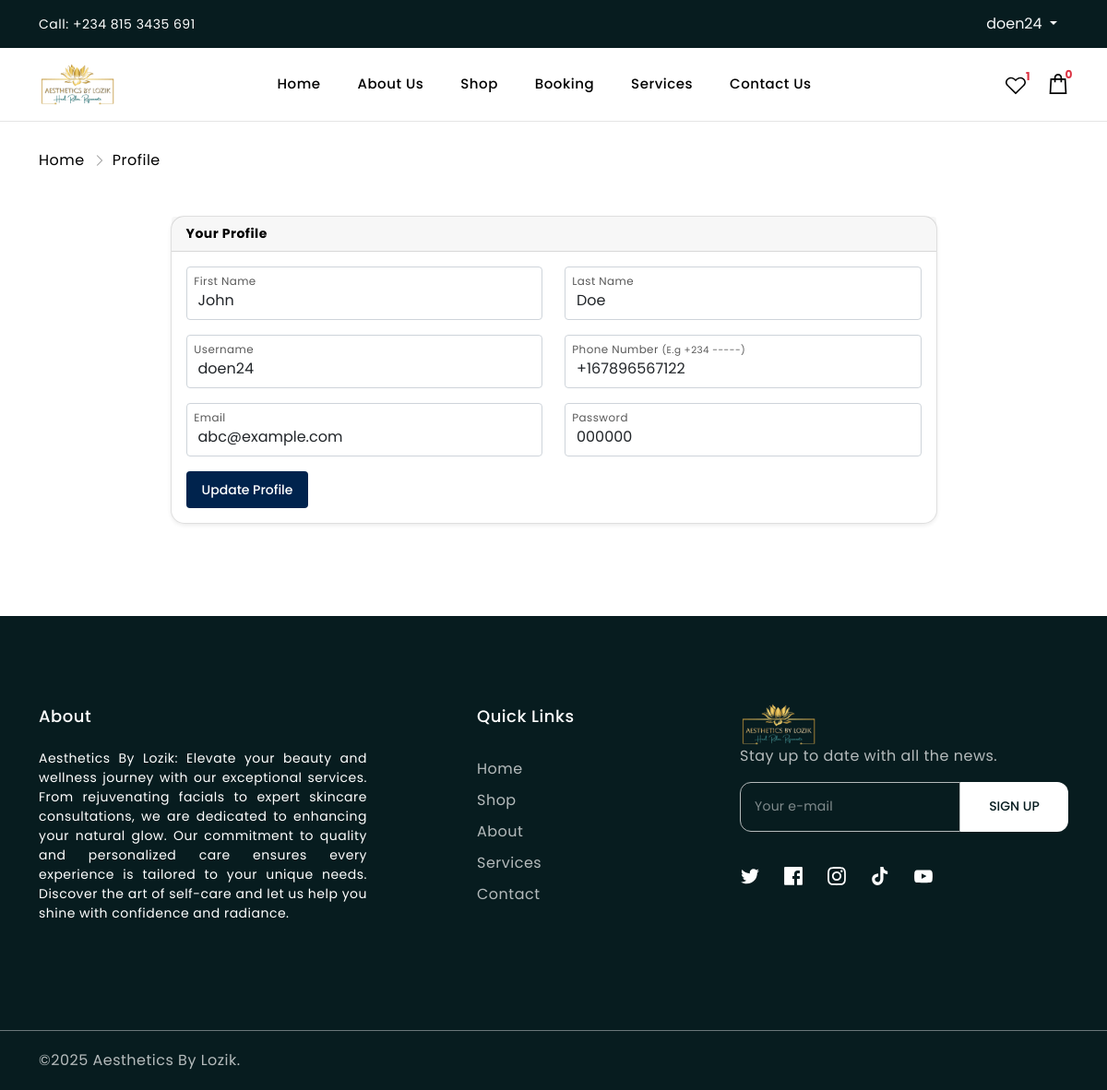
The app's page /profile.php (signed in) with its own data.
### tables this page shows
CREATE TABLE `users` (
  `id` int(11) NOT NULL,
  `userid` varchar(20) NOT NULL,
  `firstname` varchar(50) NOT NULL,
  `lastname` varchar(50) NOT NULL,
  `username` varchar(50) NOT NULL,
  `phone` varchar(20) NOT NULL,
  `email` varchar(100) NOT NULL,
  `password` varchar(100) NOT NULL,
  `code` varchar(10) NOT NULL,
  `created_at` datetime NOT NULL DEFAULT current_timestamp()
);

### profile.php (the view, shortened to what this page needs)
<?php
include_once("functions.php");
if (!isset($_SESSION["user"])) {
    echo "<script>location.href='login.php'</script>";
} else {
    $userid = $_SESSION["user"]["userid"];
}
$getUser = mysqli_query($conn, "SELECT * FROM `users` WHERE `userid`='$userid'");
$user = mysqli_fetch_array($getUser);
?>
<!doctype html>
<html lang="en" class="no-js">
<head>
    <link rel="stylesheet" href="assets/css/vendor.css">
    <link rel="stylesheet" href="assets/css/style.css">
</head>
<body>
    <div class="body-wrapper">
        <?php
        include("components/header.php");
        ?>
        <div class="breadcrumb">
            <div class="container">
                <ul class="list-unstyled d-flex align-items-center m-0">
                    <li><a href="/">Home</a></li>
                    <li>
                        <svg class="icon icon-breadcrumb" width="64" height="64" viewBox="0 0 64 64" fill="none"
                            xmlns="http://www.w3.org/2000/svg">
                            <g opacity="0.4">
                                <path
                                    d="M25.9375 8.5625L23.0625 11.4375L43.625 32L23.0625 52.5625L25.9375 55.4375L47.9375 33.4375L49.3125 32L47.9375 30.5625L25.9375 8.5625Z"
                                    fill="#000" />
                            </g>
                        </svg>
                    </li>
                    <li>Profile</li>
                </ul>
            </div>
        </div>
        <main id="MainContent" class="content-for-layout">
            <div class="container">
                <div class="row">
                    <div class="col-md-9 mx-auto mt-5">
                        <div class="card shadow-sm" style="border-radius: 15px;">
                            <div class="card-header"><b>Your Profile</b></div>
                            <div class="card-body">
                                <form method="post" class="">
                                    <div class="row">
                                        <div class="form-floating mb-3 col-md-6">
                                            <input type="text" class="form-control" value="<?= $user["firstname"]; ?>"
                                                name="first" required id="first" placeholder="" />
                                            <label>&nbsp; First Name</label>
                                        </div>
                                        <div class="form-floating mb-3 col-md-6">
                                            <input type="text" class="form-control" value="<?= $user["lastname"]; ?>"
                                                name="last" required id="last" placeholder="" />
                                            <label>&nbsp; Last Name</label>
                                        </div>
                                        <div class="form-floating mb-3 col-md-6">
                                            <input type="text" class="form-control" value="<?= $user["username"]; ?>"
                                                name="username" required id="username" placeholder="" />
                                            <label>&nbsp; Username</label>
                                        </div>
                                        <div class="form-floating mb-3 col-md-6">
                                            <input type="text" class="form-control" value="<?= $user["phone"]; ?>"
                                                name="phone" required id="phone" placeholder="" />
                                            <label>&nbsp; Phone Number <small>(E.g +234 -----)</small></label>
                                        </div>
                                        <div class="form-floating mb-3 col-md-6">
                                            <input type="text" class="form-control" value="<?= $user["email"]; ?>"
                                                name="email" required id="email" placeholder="" />
                                            <label>&nbsp; Email</label>
                                        </div>
                                        <div class="form-floating mb-3 col-md-6">
                                            <input type="text" class="form-control" value="<?= $user["password"]; ?>"
                                                name="password" required id="password" placeholder="" />
                                            <label>&nbsp; Password</label>
                                        </div>
                                    </div>
                                    <button type="submit" name="update" class="btn btn-primary">Update Profile</button>
                                </form>
                            </div>
                        </div>
                    </div>
                </div>
            </div>
        </main>
        <?php
        include("components/footer.php");
        ?>
    </div>
</body>
</html>

### components/header.php (shortened to what this page needs)
<?php
if (isset($_SESSION["user"])) {
    $userid = $_SESSION["user"]["userid"];
    $getUser = mysqli_query($conn, "SELECT * FROM `users` WHERE `userid`='$userid'");
    if (mysqli_num_rows($getUser) > 0) {
        $userDetail = mysqli_fetch_assoc($getUser);
    }
}
?>
<div class="announcement-bar bg-4 py-1 py-lg-2">
    <div class="container">
        <div class="row align-items-center justify-content-between">
            <div class="col-lg-3 d-lg-block d-none">
                <div class="announcement-call-wrapper">
                    <div class="announcement-call">
                        <a class="announcement-text text-white" href="tel:+2348153435691">Call: +234 815 3435 691</a>
                    </div>
                </div>
            </div>
            <div class="col-lg-3 d-lg-block d-none">
                <div class="announcement-meta-wrapper d-flex align-items-center justify-content-end">
                    <div class="announcement-meta d-flex align-items-center">
                        <?php if (!isset($_SESSION["user"])): ?>
                            <a class="announcement-login announcement-text text-white" href="login.php">
                                <svg class="icon icon-user" width="10" height="11" viewBox="0 0 10 11" fill="none"
                                    xmlns="http://www.w3.org/2000/svg">
                                    <path
                                        d="M5 0C3.07227 0 1.5 1.57227 1.5 3.5C1.5 4.70508 2.11523 5.77539 3.04688 6.40625C1.26367 7.17188 0 8.94141 0 11H1C1 8.78516 2.78516 7 5 7C7.21484 7 9 8.78516 9 11H10C10 8.94141 8.73633 7.17188 6.95312 6.40625C7.88477 5.77539 8.5 4.70508 8.5 3.5C8.5 1.57227 6.92773 0 5 0ZM5 1C6.38672 1 7.5 2.11328 7.5 3.5C7.5 4.88672 6.38672 6 5 6C3.61328 6 2.5 4.88672 2.5 3.5C2.5 2.11328 3.61328 1 5 1Z"
                                        fill="#fff" />
                                </svg>
                                <span>Login</span>
                            </a>
                        <?php else: ?>
                            <div class="btn-group ms-2">
                                <button class="btn btn-link text-light text-decoration-none dropdown-toggle" type="button"
                                    id="triggerId" data-bs-toggle="dropdown" aria-haspopup="true" aria-expanded="false">
                                    <?= isset($userDetail) ? $userDetail["username"] : "User" ?>
                                </button>
                            </div>
                        <?php endif; ?>
                    </div>
                </div>
            </div>
        </div>
    </div>
</div>
<header class="sticky-header border-btm-black header-1">
    <div class="header-bottom">
        <div class="container">
            <div class="row align-items-center">
                <div class="col-lg-3 col-md-4 col-4">
                    <div class="header-logo">
                        <a href="./" class="logo-main ">
                            <img src="assets/images/logo.png" alt="" style="height: 45px;">
                        </a>
                    </div>
                </div>
                <div class="col-lg-6 d-lg-block d-none">
                    <nav class="site-navigation">
                        <ul class="main-menu list-unstyled justify-content-center">
                            <li
                                class="menu-list-item nav-item <?= basename($_SERVER["SCRIPT_NAME"]) == "index.php" ? "active" : ""; ?> ">
                                <div class="mega-menu-header">
                                    <a class="nav-link text-nowrap" href="index.php"> Home </a>
                                </div>
                            </li>
                            <li
                                class="menu-list-item nav-item <?= basename($_SERVER["SCRIPT_NAME"]) == "about-us.php" ? "active" : ""; ?>">
                                <div class="mega-menu-header">
                                    <a class="nav-link text-nowrap" href="about-us.php">About Us</a>
                                </div>
                            </li>
                            <li
                                class="menu-list-item nav-item <?= basename($_SERVER["SCRIPT_NAME"]) == "shop.php" ? "active" : ""; ?>">
                                <div class="mega-menu-header">
                                    <a class="nav-link text-nowrap" href="shop.php">
                                        Shop
                                    </a>
                                </div>
                            </li>
                            <li
                                class="menu-list-item nav-item <?= basename($_SERVER["SCRIPT_NAME"]) == "booking.php" ? "active" : ""; ?>">
                                <div class="mega-menu-header">
                                    <a class="nav-link text-nowrap" href="booking.php">
                                        Booking
                                    </a>
                                </div>
                            </li>
                            <li
                                class="menu-list-item nav-item <?= basename($_SERVER["SCRIPT_NAME"]) == "services.php" ? "active" : ""; ?>">
                                <div class="mega-menu-header">
                                    <a class="nav-link text-nowrap" href="services.php"> Services </a>
                                </div>
                            </li>
                            <li
                                class="menu-list-item nav-item <?= basename($_SERVER["SCRIPT_NAME"]) == "contact.php" ? "active" : ""; ?>">
                                <a class="nav-link text-nowrap" href="contact.php">Contact Us</a>
                            </li>
                        </ul>
                    </nav>
                </div>
                <div class="col-lg-3 col-md-8 col-8">
                    <div class="header-action d-flex align-items-center justify-content-end">
                        <a class="header-action-item position-relative header-wishlist ms-4 d-none d-lg-block"
                            href="<?= isset($_SESSION["user"]) ? 'wishlist.php' : 'login.php'; ?>">
                            <?php
                            if (isset($_SESSION["user"])):
                                $getWishList = mysqli_query($conn, "SELECT * FROM `wish` WHERE `userid` = '$userid'");
                                ?>
                                <small class="position-absolute text-danger fw-bold "
                                    style="top: -5px; right: -5px;"><?= $getWishList->num_rows ?></small>
                            <?php endif; ?>
                        </a>
                        <a class="header-action-item position-relative header-cart ms-4"
                            href="<?= isset($_SESSION["user"]) ? 'cart.php' : 'login.php'; ?>">
                            <?php
                            if (isset($_SESSION["user"])):
                                $getCartInfo = mysqli_query($conn, "SELECT * FROM `cart` WHERE `userid` = '$userid'");
                                ?>
                                <small class="position-absolute text-danger fw-bold "
                                    style="top: -5px; right: -5px;"><?= $getCartInfo->num_rows ?></small>
                            <?php endif; ?>
                        </a>
                    </div>
                </div>
            </div>
        </div>
    </div>
</header>

### profile.php (style rules this page uses)
:root { --primary-color: #00234D; --secondary-color: #F76B6A; --btn-primary-border-radius: 0.25rem; --btn-primary-color: #fff; --btn-primary-background-color: #00234D; --btn-primary-border-color: #00234D; --btn-primary-hover-color: #fff; --btn-primary-background-hover-color: #00234D; --btn-primary-border-hover-color: #00234D; --btn-primary-font-weight: 500; --btn-secondary-border-radius: 0.25rem; --btn-secondary-color: #00234D; --btn-secondary-background-color: transparent; --btn-secondary-border-color: #00234D; --btn-secondary-hover-color: #fff; --btn-secondary-background-hover-color: #00234D; --btn-secondary-border-hover-color: #00234D; --btn-secondary-font-weight: 500; --heading-color: #000; --heading-font-family: 'Poppins', sans-serif; --heading-font-weight: 700; --title-color: #000; --title-font-family: 'Poppins', sans-serif; --title-font-weight: 400; --body-color: #000; --body-background-color: #fff; --body-font-family: 'Poppins', sans-serif; --body-font-size: 14px; --body-font-weight: 400; --section-heading-color: #000; --section-heading-font-family: 'Poppins', sans-serif; --section-heading-font-size: 48px; --section-heading-font-weight: 600; --section-subheading-color: #000; --section-subheading-font-family: 'Poppins', sans-serif; --section-subheading-font-size: 16px; --section-subheading-font-weight: 400; }

### records on screen
users: username "doen24", first "John", last "Doe", phone "+167896567122", email "abc@example.com", password "000000"

### other values on screen
$getWishList->num_rows "1"
$getCartInfo->num_rows "0"
